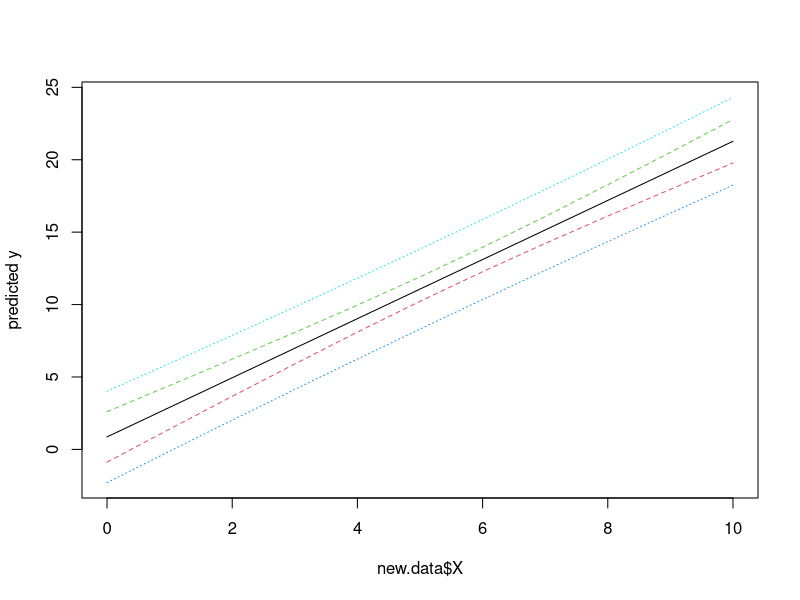

This figure's R source:
##
## Linear Regression
## Seminar 7
## Author: galaa
## Created on 2016/11/05 11:30:00
##

## ---------------------------------------------------------------
## Exercise 1
## ---------------------------------------------------------------

## data

Y <- c(5.6, 8.9, 13.1, 19.8, 4.7, 20.5, 20.2, 13.6, 11.4, 3.3)
X <- c(2.7, 3.7, 5.7, 9.1, 2.0, 9.0, 9.4, 6.6, 6.3, 0.6)

## restricted model

summary(lm(Y ~ X - 1))

## ---------------------------------------------------------------
## Exercise 2
## ---------------------------------------------------------------

## data

y = c(-2.42, 1.43, 5.95, -3.29, 8.95, 0.21, 14.38, 15.47, 9.72, 8.31, 9.75, 10.37, 17.28, 9.52, 11.21, 29.1, 11.44, 10.62, 5.58, 9.93)
X2 = c(-1.02, -0.08, -0.23, -0.82, 0.77, -0.17, 0.97, 1.72, 0.26, 0.37, 1.18, 0.64, 1.3, 0.19, 1.59, -0.06, 0.84, 0.16, 0.63, 0.63)
X3 = c(0.5, 0.27, 1.55, 0.19, 0.11, 0.08, 1.8, 0.3, 1.89, 1.44, 0.24, 1.73, 1.55, 1.9, 0.15, 8.86, 1.01, 2.33, 0.21, 1)
X4 = c(0.79, 0.22, 0.81, 0.2, 0.51, 0.52, 0.08, 0.27, 0.81, 0.6, 0.01, 0.37, 0.72, 0.42, 0.24, 0.89, 0.58, 0.97, 0.16, 0.53)

## sample size
n = length(y)

## combine constant term
X1 = rep(x = 1, times = n)

## independent variables
X = cbind(X1, X2, X3, X4)

## restriction

R = matrix(data = c(0, 1, -2, 0, 0, 0, 0, 1), nrow = 2, byrow = TRUE)
r = c(1, 2)

## parameter estimation

b.hat = solve(t(X) %*% X) %*% t(X) %*% y
b.hat.ast = b.hat + solve(t(X) %*% X) %*% t(R) %*% solve(R %*% solve(t(X) %*% X) %*% t(R)) %*% (r - R %*% b.hat)
print(b.hat.ast)

## ---------------------------------------------------------------
## Exercise 3
## ---------------------------------------------------------------

## data

y = c(-2.42, 1.43, 5.95, -3.29, 8.95, 0.21, 14.38, 15.47, 9.72, 8.31, 9.75, 10.37, 17.28, 9.52, 11.21, 29.1, 11.44, 10.62, 5.58, 9.93)
X2 = c(-1.02, -0.08, -0.23, -0.82, 0.77, -0.17, 0.97, 1.72, 0.26, 0.37, 1.18, 0.64, 1.3, 0.19, 1.59, -0.06, 0.84, 0.16, 0.63, 0.63)
X3 = c(0.5, 0.27, 1.55, 0.19, 0.11, 0.08, 1.8, 0.3, 1.89, 1.44, 0.24, 1.73, 1.55, 1.9, 0.15, 8.86, 1.01, 2.33, 0.21, 1)
X4 = c(0.79, 0.22, 0.81, 0.2, 0.51, 0.52, 0.08, 0.27, 0.81, 0.6, 0.01, 0.37, 0.72, 0.42, 0.24, 0.89, 0.58, 0.97, 0.16, 0.53)

## ---------------------------------------------------------------
## method 1
## ---------------------------------------------------------------

## restriction

R = matrix(data = c(0, 1, -2, 0, 0, 0, 0, 1), nrow = 2, byrow = TRUE)
r = c(1, 2)

## library dependencies

# install.packages("car") ## if required
library(car) ## linearHypothesis()

## linear hypothesis; F test

linearHypothesis(model = lm(y ~ X2 + X3 + X4), hypothesis.matrix = R, rhs = r, test = "F")

## ---------------------------------------------------------------
## method 2
## ---------------------------------------------------------------

## library dependencies

# install.packages("car") ## if required
library(car) ## linearHypothesis()

## linear hypothesis; F test

linearHypothesis(model = lm(y ~ X2 + X3 + X4), c("1 * X2 - 2 * X3 = 1", "X4 = 2"), test = "F")

## ---------------------------------------------------------------
## method 3
## ---------------------------------------------------------------

y. = y
fm.1 = lm(y. ~ X2 + X3 + X4)

y. = y - X2 - 2 * X4
fm.2 = lm(y. ~ I(2 * X2 + X3) + 1)

anova(fm.1, fm.2)

## ---------------------------------------------------------------
## Exercise 4
## ---------------------------------------------------------------

## data

Y <- c(5.6, 8.9, 13.1, 19.8, 4.7, 20.5, 20.2, 13.6, 11.4, 3.3)
X <- c(2.7, 3.7, 5.7, 9.1, 2.0, 9.0, 9.4, 6.6, 6.3, 0.6)

##

new.data <- data.frame(X = seq(from = 0, to = 10, by = 1))
pred <- predict(lm(Y ~ X), new.data, interval = "prediction")
conf <- predict(lm(Y ~ X), new.data, interval = "confidence")
matplot(new.data$X, cbind(conf, pred[,-1]), lty = c(1,2,2,3,3), type = "l", ylab = "predicted y")
